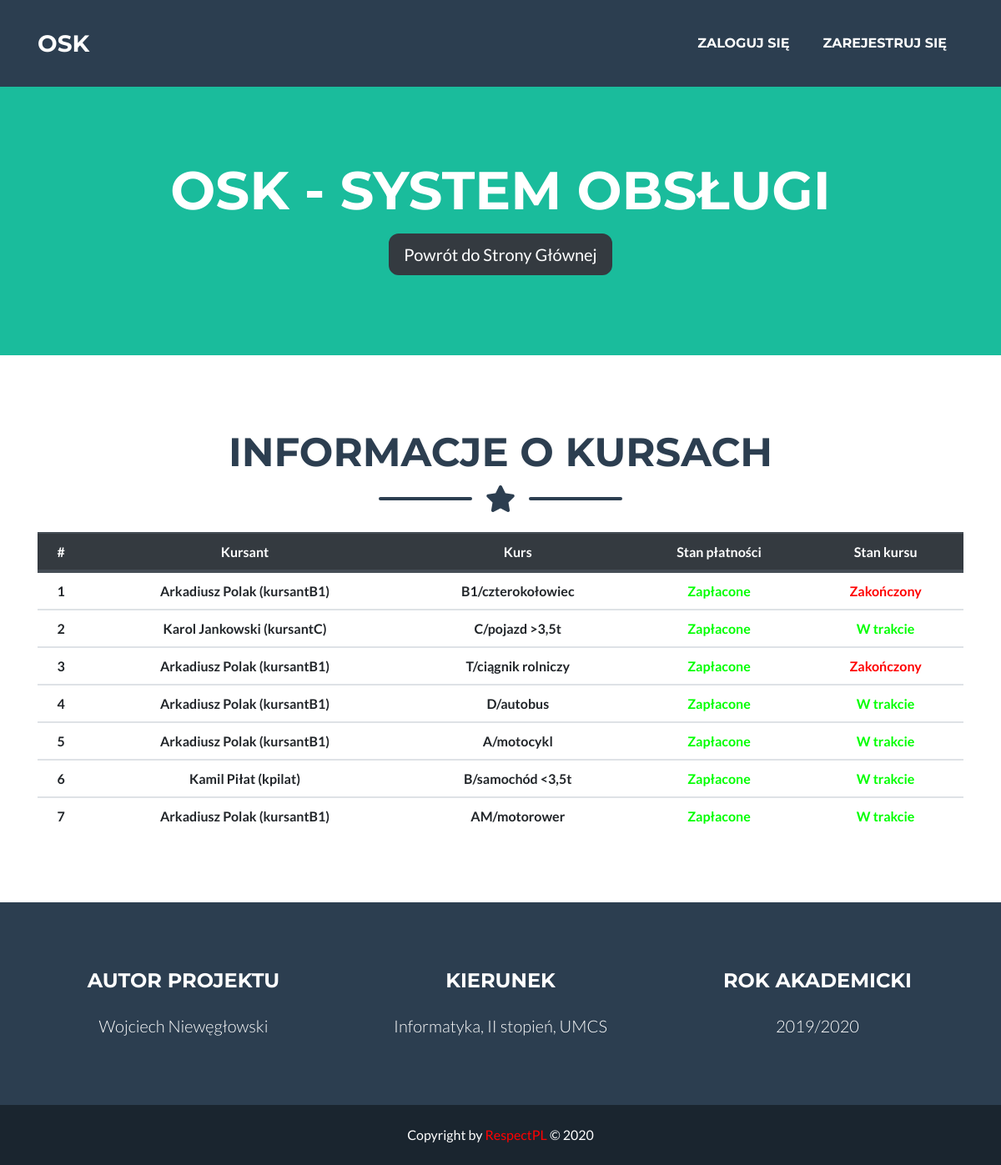
/osk/check_participant_course/, run on the app's committed database.
### osk/models.py (models this page shows)
class Course(models.Model):
    id = models.UUIDField(primary_key=True, default=uuid.uuid4, editable=False)
    oznaczenie = models.CharField(max_length=5)
    kategoria = models.CharField(max_length=150)
    def __str__(self):
        return self.oznaczenie + "/" + self.kategoria

### osk/views.py (the view)
# urls.py: path('check_participant_course/', views.checkParticipantCourse, name='checkParticipantCourse'),
def checkParticipantCourse(request):
    courses = CourseData.objects.all()
    datas = []
    for c in courses:
        username = c.user
        u = User.objects.get(username=username)
        datas.append((u.first_name, u.last_name, u.username, c.kurs, c.paid, c.completed))
    return render(request, 'check_participant_courses.html', {'datas' : datas })

### osk/templates/check_participant_courses.html (shortened to what this page needs)
{% extends 'base.html' %}
{% block header %}
    <h1 class="masthead-heading text-uppercase mb-0">OSK - SYSTEM OBSŁUGI</h1>
    <br />
    <a href="{% url 'index' %}" class="btn btn-dark btn-lg my-2 my-sm-0">Powrót do Strony Głównej</a>
{% endblock %}
{% block content %}
    <h2 class="page-section-heading text-center text-uppercase text-secondary mb-0">INFORMACJE O KURSACH</h2>
    <div class="divider-custom">
        <div class="divider-custom-line"></div>
        <div class="divider-custom-icon">
          <i class="fas fa-star"></i>
        </div>
        <div class="divider-custom-line"></div>
    </div>
    <table class="table">
    <thead class="thead-dark">
        <tr>
            <th scope="col"><center>#</center></th>
            <th scope="col"><center>Kursant</center></th>
            <th scope="col"><center>Kurs</center></th>
            <th scope="col"><center>Stan płatności</center></th>
            <th scope="col"><center>Stan kursu</center></th>
        </tr>
    </thead>
    <tbody>
        {% for d in datas %}
        <tr>
            <th scope="row"><center>{{ forloop.counter }}</center></th>
            <th><center>{{ d.0 }} {{ d.1 }} ({{ d.2 }})</center></th>
            <th><center>{{ d.3 }}</center></th>
            <th><center>{% if not d.4 %}<font color="red">Niezapłacone</font>{% else %}<font color="lime">Zapłacone</font>{% endif %}</center></th>
            <th><center>{% if not d.5 %}<font color="lime">W trakcie</font>{% else %}<font color="red">Zakończony</font>{% endif %}</center></th>
        </tr>
        {% endfor %}
    </tbody>
</table>
{% endblock %}

### osk/templates/base.html (shortened to what this page needs)
{% load static %}
<html lang="en">
<head>
  <link href="{% static 'vendor/fontawesome-free/css/all.min.css' %}" rel="stylesheet" type="text/css">
  <link href="{% static 'css/freelancer.min.css' %}" rel="stylesheet">
</head>
<body id="page-top">
  <nav class="navbar navbar-expand-lg bg-secondary text-uppercase fixed-top" id="mainNav">
    <div class="container">
      <a class="navbar-brand js-scroll-trigger" href="{% url 'index' %}">OSK</a>
      <div class="collapse navbar-collapse" id="navbarResponsive">
        {% if not request.user.is_authenticated %}
          <ul class="navbar-nav ml-auto">
            <li class="nav-item mx-0 mx-lg-1">
              <a class="nav-link py-3 px-0 px-lg-3 rounded js-scroll-trigger" href="{% url 'loginUser' %}">Zaloguj się</a>
            </li>
            <li class="nav-item mx-0 mx-lg-1">
              <a class="nav-link py-3 px-0 px-lg-3 rounded js-scroll-trigger" href="{% url 'registerUser' %}">Zarejestruj się</a>
            </li>
          </ul>
        {% endif %}
      </div>
    </div>
  </nav>
  <header class="masthead bg-primary text-white text-center">
    <div class="container d-flex align-items-center flex-column">
      {% block header %}
      {% endblock %}
    </div>
  </header>
  <section class="page-section portfolio" id="portfolio">
    <div class="container">
      {% block content %}
      {% endblock %}
    </div>
  </section>
  <footer class="footer text-center">
    <div class="container">
      <div class="row">
        <div class="col-lg-4 mb-5 mb-lg-0">
          <h4 class="text-uppercase mb-4">Autor Projektu</h4>
          <p class="lead mb-0">Wojciech Niewęgłowski</p>
        </div>
        <div class="col-lg-4 mb-5 mb-lg-0">
          <h4 class="text-uppercase mb-4">Kierunek</h4>
          <p class="lead mb-0">Informatyka, II stopień, UMCS</p>
        </div>
        <div class="col-lg-4">
          <h4 class="text-uppercase mb-4">Rok akademicki</h4>
          <p class="lead mb-0">2019/2020</p>
        </div>
      </div>
    </div>
  </footer>
  <section class="copyright py-4 text-center text-white">
    <div class="container">
      <medium>Copyright by <font color="red">RespectPL</font> &copy; 2020</medium>
    </div>
  </section>
</body>
</html>

### data on the page
Course: first_name "Arkadiusz", last_name "Polak", username "kursantB1", oznaczenie+kategoria "B1/czterokołowiec", shows "Zakończony"
Course: first_name "Karol", last_name "Jankowski", username "kursantC", oznaczenie+kategoria "C/pojazd >3,5t", shows "W trakcie"
Course: first_name "Arkadiusz", last_name "Polak", username "kursantB1", oznaczenie+kategoria "T/ciągnik rolniczy", shows "Zakończony"
Course: first_name "Arkadiusz", last_name "Polak", username "kursantB1", oznaczenie+kategoria "D/autobus", shows "W trakcie"
Course: first_name "Arkadiusz", last_name "Polak", username "kursantB1", oznaczenie+kategoria "A/motocykl", shows "W trakcie"
Course: first_name "Kamil", last_name "Piłat", username "kpilat", oznaczenie+kategoria "B/samochód <3,5t", shows "W trakcie"
Course: first_name "Arkadiusz", last_name "Polak", username "kursantB1", oznaczenie+kategoria "AM/motorower", shows "W trakcie"
